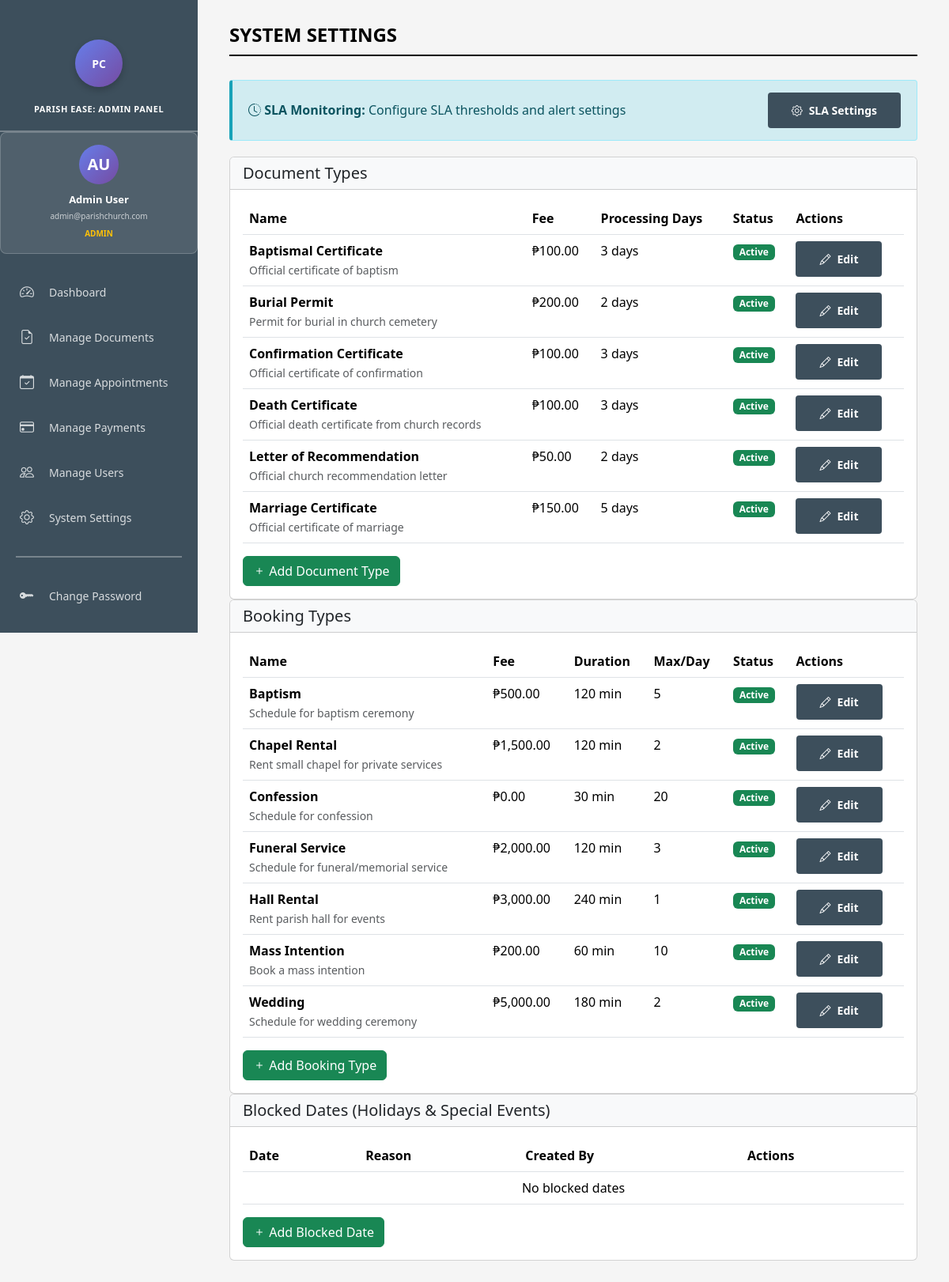
The page /admin/system-settings.php (signed in) on the database its author committed.
### tables this page shows
CREATE TABLE document_types (
    id INT AUTO_INCREMENT PRIMARY KEY,
    name VARCHAR(100) NOT NULL,
    description TEXT,
    fee DECIMAL(10, 2) DEFAULT 0.00,
    processing_days INT DEFAULT 3,
    requirements TEXT,
    is_active TINYINT(1) DEFAULT 1,
    created_at TIMESTAMP DEFAULT CURRENT_TIMESTAMP,
    updated_at TIMESTAMP DEFAULT CURRENT_TIMESTAMP ON UPDATE CURRENT_TIMESTAMP
);

CREATE TABLE booking_types (
    id INT AUTO_INCREMENT PRIMARY KEY,
    name VARCHAR(100) NOT NULL,
    description TEXT,
    fee DECIMAL(10, 2) DEFAULT 0.00,
    duration_minutes INT DEFAULT 60,
    max_bookings_per_day INT DEFAULT 10,
    requires_approval TINYINT(1) DEFAULT 1,
    is_active TINYINT(1) DEFAULT 1,
    created_at TIMESTAMP DEFAULT CURRENT_TIMESTAMP,
    updated_at TIMESTAMP DEFAULT CURRENT_TIMESTAMP ON UPDATE CURRENT_TIMESTAMP
);

### admin/system-settings.php (the view, shortened to what this page needs)
<?php
require_once __DIR__ . '/../src/UI/Layouts/AdminLayout.php';
require_once __DIR__ . '/../src/UI/Helpers/UIHelpers.php';
$conn = getDBConnection();
$documentTypes = $conn->query("SELECT * FROM document_types ORDER BY name")->fetch_all(MYSQLI_ASSOC);
$bookingTypes = $conn->query("SELECT * FROM booking_types ORDER BY name")->fetch_all(MYSQLI_ASSOC);
$blockedDates = $conn->query("SELECT bd.*, CONCAT(u.first_name, ' ', u.last_name) as created_by_name
                               FROM blocked_dates bd
                               LEFT JOIN users u ON bd.created_by = u.id
                               ORDER BY bd.date DESC")->fetch_all(MYSQLI_ASSOC);
$content = '';
$content .= '<div class="alert alert-info d-flex justify-content-between align-items-center" role="alert">';
$content .= '<div><i class="bi bi-clock-history"></i> <strong>SLA Monitoring:</strong> Configure SLA thresholds and alert settings</div>';
$content .= '<a href="/documentSystem/admin/settings/sla-config.php" class="btn btn-sm btn-primary"><i class="bi bi-gear"></i> SLA Settings</a>';
$content .= '</div>';
$docTypesTable = '<div class="table-responsive"><table class="table table-hover">';
$docTypesTable .= '<thead><tr><th>Name</th><th>Fee</th><th>Processing Days</th><th>Status</th><th>Actions</th></tr></thead><tbody>';
foreach ($documentTypes as $dt) {
    $statusBadge = $dt['is_active'] ? badge('Active', 'success') : badge('Inactive', 'secondary');
    $docTypesTable .= '<tr>';
    $docTypesTable .= '<td><strong>' . htmlspecialchars($dt['name']) . '</strong><br><small class="text-muted">' . htmlspecialchars($dt['description']) . '</small></td>';
    $docTypesTable .= '<td>₱' . number_format($dt['fee'], 2) . '</td>';
    $docTypesTable .= '<td>' . $dt['processing_days'] . ' days</td>';
    $docTypesTable .= '<td>' . $statusBadge . '</td>';
    $docTypesTable .= '<td><button class="btn btn-sm btn-primary" data-bs-toggle="modal" data-bs-target="#editDocModal' . $dt['id'] . '"><i class="bi bi-pencil"></i> Edit</button></td>';
    $docTypesTable .= '</tr>';
    $docTypesTable .= '<div class="modal fade" id="editDocModal' . $dt['id'] . '" tabindex="-1">';
    $docTypesTable .= '<div class="modal-dialog"><div class="modal-content"><form method="POST">';
    $docTypesTable .= '<div class="modal-header"><h5 class="modal-title">Edit Document Type</h5><button type="button" class="btn-close" data-bs-dismiss="modal"></button></div>';
    $docTypesTable .= '<div class="modal-body">';
    $docTypesTable .= '<input type="hidden" name="action" value="edit_document_type">';
    $docTypesTable .= '<input type="hidden" name="id" value="' . $dt['id'] . '">';
    $docTypesTable .= formGroup('name', 'Name', 'text', $dt['name'], true);
    $docTypesTable .= formGroup('description', 'Description', 'textarea', $dt['description'], false);
    $docTypesTable .= formGroup('fee', 'Fee (₱)', 'number', $dt['fee'], true, ['placeholder' => '0.00']);
    $docTypesTable .= formGroup('processing_days', 'Processing Days', 'number', $dt['processing_days'], true);
    $docTypesTable .= formGroup('requirements', 'Requirements', 'textarea', $dt['requirements'], false);
    $docTypesTable .= '<div class="form-check"><input type="checkbox" class="form-check-input" name="is_active" id="is_active' . $dt['id'] . '" ' . ($dt['is_active'] ? 'checked' : '') . '>';
    $docTypesTable .= '<label class="form-check-label" for="is_active' . $dt['id'] . '">Active</label></div>';
    $docTypesTable .= '</div>';
    $docTypesTable .= '<div class="modal-footer"><button type="button" class="btn btn-secondary" data-bs-dismiss="modal">Cancel</button>';
    $docTypesTable .= '<button type="submit" class="btn btn-primary">Save Changes</button></div>';
    $docTypesTable .= '</form></div></div></div>';
}
$docTypesTable .= '</tbody></table></div>';
$docTypesTable .= '<button class="btn btn-success" data-bs-toggle="modal" data-bs-target="#addDocModal"><i class="bi bi-plus"></i> Add Document Type</button>';
$docTypesTable .= '<div class="modal fade" id="addDocModal" tabindex="-1">';
$docTypesTable .= '<div class="modal-dialog"><div class="modal-content"><form method="POST">';
$docTypesTable .= '<div class="modal-header"><h5 class="modal-title">Add Document Type</h5><button type="button" class="btn-close" data-bs-dismiss="modal"></button></div>';
$docTypesTable .= '<div class="modal-body">';
$docTypesTable .= '<input type="hidden" name="action" value="add_document_type">';
$docTypesTable .= formGroup('name', 'Name', 'text', '', true);
$docTypesTable .= formGroup('description', 'Description', 'textarea', '', false);
$docTypesTable .= formGroup('fee', 'Fee (₱)', 'number', '', true, ['placeholder' => '0.00']);
$docTypesTable .= formGroup('processing_days', 'Processing Days', 'number', '3', true);
$docTypesTable .= formGroup('requirements', 'Requirements', 'textarea', '', false);
$docTypesTable .= '</div>';
$docTypesTable .= '<div class="modal-footer"><button type="button" class="btn btn-secondary" data-bs-dismiss="modal">Cancel</button>';
$docTypesTable .= '<button type="submit" class="btn btn-success">Add Document Type</button></div>';
$docTypesTable .= '</form></div></div></div>';
$content .= card('Document Types', $docTypesTable);
$bookingTypesTable = '<div class="table-responsive"><table class="table table-hover">';
$bookingTypesTable .= '<thead><tr><th>Name</th><th>Fee</th><th>Duration</th><th>Max/Day</th><th>Status</th><th>Actions</th></tr></thead><tbody>';
foreach ($bookingTypes as $bt) {
    $statusBadge = $bt['is_active'] ? badge('Active', 'success') : badge('Inactive', 'secondary');
    $bookingTypesTable .= '<tr>';
    $bookingTypesTable .= '<td><strong>' . htmlspecialchars($bt['name']) . '</strong><br><small class="text-muted">' . htmlspecialchars($bt['description']) . '</small></td>';
    $bookingTypesTable .= '<td>₱' . number_format($bt['fee'], 2) . '</td>';
    $bookingTypesTable .= '<td>' . $bt['duration_minutes'] . ' min</td>';
    $bookingTypesTable .= '<td>' . $bt['max_bookings_per_day'] . '</td>';
    $bookingTypesTable .= '<td>' . $statusBadge . '</td>';
    $bookingTypesTable .= '<td><button class="btn btn-sm btn-primary" data-bs-toggle="modal" data-bs-target="#editBookingModal' . $bt['id'] . '"><i class="bi bi-pencil"></i> Edit</button></td>';
    $bookingTypesTable .= '</tr>';
    $bookingTypesTable .= '<div class="modal fade" id="editBookingModal' . $bt['id'] . '" tabindex="-1">';
    $bookingTypesTable .= '<div class="modal-dialog"><div class="modal-content"><form method="POST">';
    $bookingTypesTable .= '<div class="modal-header"><h5 class="modal-title">Edit Booking Type</h5><button type="button" class="btn-close" data-bs-dismiss="modal"></button></div>';
    $bookingTypesTable .= '<div class="modal-body">';
    $bookingTypesTable .= '<input type="hidden" name="action" value="edit_booking_type">';
    $bookingTypesTable .= '<input type="hidden" name="id" value="' . $bt['id'] . '">';
    $bookingTypesTable .= formGroup('name', 'Name', 'text', $bt['name'], true);
    $bookingTypesTable .= formGroup('description', 'Description', 'textarea', $bt['description'], false);
    $bookingTypesTable .= formGroup('fee', 'Fee (₱)', 'number', $bt['fee'], true);
    $bookingTypesTable .= formGroup('duration', 'Duration (minutes)', 'number', $bt['duration_minutes'], true);
    $bookingTypesTable .= formGroup('max_per_day', 'Max Bookings Per Day', 'number', $bt['max_bookings_per_day'], true);
    $bookingTypesTable .= '<div class="form-check"><input type="checkbox" class="form-check-input" name="is_active" id="is_active_bt' . $bt['id'] . '" ' . ($bt['is_active'] ? 'checked' : '') . '>';
    $bookingTypesTable .= '<label class="form-check-label" for="is_active_bt' . $bt['id'] . '">Active</label></div>';
    $bookingTypesTable .= '</div>';
    $bookingTypesTable .= '<div class="modal-footer"><button type="button" class="btn btn-secondary" data-bs-dismiss="modal">Cancel</button>';
    $bookingTypesTable .= '<button type="submit" class="btn btn-primary">Save Changes</button></div>';
    $bookingTypesTable .= '</form></div></div></div>';
}
$bookingTypesTable .= '</tbody></table></div>';
$bookingTypesTable .= '<button class="btn btn-success" data-bs-toggle="modal" data-bs-target="#addBookingModal"><i class="bi bi-plus"></i> Add Booking Type</button>';
$bookingTypesTable .= '<div class="modal fade" id="addBookingModal" tabindex="-1">';
$bookingTypesTable .= '<div class="modal-dialog"><div class="modal-content"><form method="POST">';
$bookingTypesTable .= '<div class="modal-header"><h5 class="modal-title">Add Booking Type</h5><button type="button" class="btn-close" data-bs-dismiss="modal"></button></div>';
$bookingTypesTable .= '<div class="modal-body">';
$bookingTypesTable .= '<input type="hidden" name="action" value="add_booking_type">';
$bookingTypesTable .= formGroup('name', 'Name', 'text', '', true);
$bookingTypesTable .= formGroup('description', 'Description', 'textarea', '', false);
$bookingTypesTable .= formGroup('fee', 'Fee (₱)', 'number', '', true);
$bookingTypesTable .= formGroup('duration', 'Duration (minutes)', 'number', '60', true);
$bookingTypesTable .= formGroup('max_per_day', 'Max Bookings Per Day', 'number', '10', true);
$bookingTypesTable .= '</div>';
$bookingTypesTable .= '<div class="modal-footer"><button type="button" class="btn btn-secondary" data-bs-dismiss="modal">Cancel</button>';
$bookingTypesTable .= '<button type="submit" class="btn btn-success">Add Booking Type</button></div>';
$bookingTypesTable .= '</form></div></div></div>';
$content .= card('Booking Types', $bookingTypesTable);
$blockedDatesTable = '<div class="table-responsive"><table class="table table-hover">';
$blockedDatesTable .= '<thead><tr><th>Date</th><th>Reason</th><th>Created By</th><th>Actions</th></tr></thead><tbody>';
if (empty($blockedDates)) {
    $blockedDatesTable .= '<tr><td colspan="4" class="text-center">No blocked dates</td></tr>';
}
$blockedDatesTable .= '</tbody></table></div>';
$blockedDatesTable .= '<button class="btn btn-success" data-bs-toggle="modal" data-bs-target="#addBlockedDateModal"><i class="bi bi-plus"></i> Add Blocked Date</button>';
$blockedDatesTable .= '<div class="modal fade" id="addBlockedDateModal" tabindex="-1">';
$blockedDatesTable .= '<div class="modal-dialog"><div class="modal-content"><form method="POST">';
$blockedDatesTable .= '<div class="modal-header"><h5 class="modal-title">Add Blocked Date</h5><button type="button" class="btn-close" data-bs-dismiss="modal"></button></div>';
$blockedDatesTable .= '<div class="modal-body">';
$blockedDatesTable .= '<input type="hidden" name="action" value="add_blocked_date">';
$blockedDatesTable .= formGroup('date', 'Date', 'date', '', true);
$blockedDatesTable .= formGroup('reason', 'Reason', 'text', '', true, ['placeholder' => 'e.g., Holiday, Special Event']);
$blockedDatesTable .= '</div>';
$blockedDatesTable .= '<div class="modal-footer"><button type="button" class="btn btn-secondary" data-bs-dismiss="modal">Cancel</button>';
$blockedDatesTable .= '<button type="submit" class="btn btn-success">Add Blocked Date</button></div>';
$blockedDatesTable .= '</form></div></div></div>';
$content .= card('Blocked Dates (Holidays & Special Events)', $blockedDatesTable);
$layout = new AdminLayout('System Settings', 'System Settings', 'gear');
$layout->setContent($content);
echo $layout->render();
?>

### src/UI/Helpers/UIHelpers.php (shortened to what this page needs)
<?php
require_once __DIR__ . '/../Components/UIComponents.php';
function badge($label, $type = 'primary') {
    return "<span class=\"badge bg-$type\">$label</span>";
}
?>

### rows shown on the page
document_types: name "Baptismal Certificate", description "Official certificate of baptism", fee "100.00", processing_days "3"
document_types: name "Burial Permit", description "Permit for burial in church cemetery", fee "200.00", processing_days "2"
document_types: name "Confirmation Certificate", description "Official certificate of confirmation", fee "100.00", processing_days "3"
document_types: name "Death Certificate", description "Official death certificate from church records", fee "100.00", processing_days "3"
document_types: name "Letter of Recommendation", description "Official church recommendation letter", fee "50.00", processing_days "2"
document_types: name "Marriage Certificate", description "Official certificate of marriage", fee "150.00", processing_days "5"
booking_types: name "Baptism", description "Schedule for baptism ceremony", fee "500.00", duration_minutes "120", max_bookings_per_day "5"
booking_types: name "Chapel Rental", description "Rent small chapel for private services", fee "1,500.00", duration_minutes "120", max_bookings_per_day "2"
booking_types: name "Confession", description "Schedule for confession", fee "0.00", duration_minutes "30", max_bookings_per_day "20"
booking_types: name "Funeral Service", description "Schedule for funeral/memorial service", fee "2,000.00", duration_minutes "120", max_bookings_per_day "3"
booking_types: name "Hall Rental", description "Rent parish hall for events", fee "3,000.00", duration_minutes "240", max_bookings_per_day "1"
booking_types: name "Mass Intention", description "Book a mass intention", fee "200.00", duration_minutes "60", max_bookings_per_day "10"
booking_types: name "Wedding", description "Schedule for wedding ceremony", fee "5,000.00", duration_minutes "180", max_bookings_per_day "2"

### other values the page prints
$userInitials "AU"
$this->userName "Admin User"
$userEmail "admin@parishchurch.com"
$this->userRole "ADMIN"
$this->pageTitle "SYSTEM SETTINGS"
$this->header "Document Types Booking Types Blocked Dates (Holidays & Special Events)"
